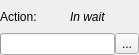
<?xml version="1.0" encoding="UTF-8"?>
<ui version="4.0">
 <class>interface</class>
 <widget class="QWidget" name="interface">
  <property name="geometry">
   <rect>
    <x>0</x>
    <y>0</y>
    <width>139</width>
    <height>55</height>
   </rect>
  </property>
  <property name="windowTitle">
   <string notr="true">Ultracopier</string>
  </property>
  <property name="windowIcon">
   <iconset>
    <normaloff>:/systray_Caught_Unix.png</normaloff>:/systray_Caught_Unix.png</iconset>
  </property>
  <layout class="QVBoxLayout" name="verticalLayout">
   <property name="spacing">
    <number>0</number>
   </property>
   <property name="margin">
    <number>0</number>
   </property>
   <item>
    <layout class="QHBoxLayout" name="horizontalLayout_2">
     <item>
      <widget class="QLabel" name="text">
       <property name="text">
        <string>Action:</string>
       </property>
      </widget>
     </item>
     <item>
      <widget class="QLabel" name="action">
       <property name="font">
        <font>
         <italic>true</italic>
        </font>
       </property>
       <property name="text">
        <string>In wait</string>
       </property>
      </widget>
     </item>
    </layout>
   </item>
   <item>
    <layout class="QHBoxLayout" name="horizontalLayout">
     <item>
      <widget class="QProgressBar" name="progressBar">
       <property name="maximum">
        <number>65535</number>
       </property>
      </widget>
     </item>
     <item>
      <widget class="QToolButton" name="toolButton">
       <property name="text">
        <string notr="true">...</string>
       </property>
       <property name="popupMode">
        <enum>QToolButton::InstantPopup</enum>
       </property>
      </widget>
     </item>
    </layout>
   </item>
  </layout>
  <action name="actionAddFile">
   <property name="icon">
    <iconset>
     <normaloff>:/resources/add.png</normaloff>:/resources/add.png</iconset>
   </property>
   <property name="text">
    <string>Add file</string>
   </property>
  </action>
  <action name="actionAddFolder">
   <property name="icon">
    <iconset>
     <normaloff>:/resources/add.png</normaloff>:/resources/add.png</iconset>
   </property>
   <property name="text">
    <string>Add folder</string>
   </property>
  </action>
  <action name="actionAddFileToMove">
   <property name="icon">
    <iconset>
     <normaloff>:/resources/add.png</normaloff>:/resources/add.png</iconset>
   </property>
   <property name="text">
    <string>Move file(s)</string>
   </property>
  </action>
  <action name="actionAddFolderToMove">
   <property name="icon">
    <iconset>
     <normaloff>:/resources/add.png</normaloff>:/resources/add.png</iconset>
   </property>
   <property name="text">
    <string>Move folder</string>
   </property>
  </action>
  <action name="actionAddFileToCopy">
   <property name="icon">
    <iconset>
     <normaloff>:/resources/add.png</normaloff>:/resources/add.png</iconset>
   </property>
   <property name="text">
    <string>Copy file(s)</string>
   </property>
  </action>
  <action name="actionAddFolderToCopy">
   <property name="icon">
    <iconset>
     <normaloff>:/resources/add.png</normaloff>:/resources/add.png</iconset>
   </property>
   <property name="text">
    <string>Copy folder</string>
   </property>
  </action>
 </widget>
 <resources>
  <include location="resources.qrc"/>
 </resources>
 <connections/>
</ui>
